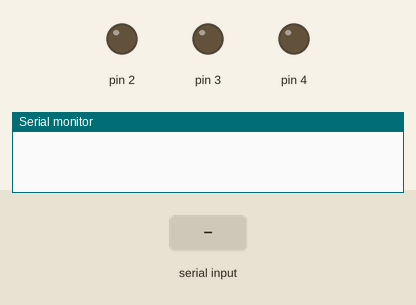
This sketch was run on a simulated Arduino Uno, built with avr-gcc and run on an emulated ATmega328P. On the bench: output pins drawn as LEDs (lit = HIGH), the last lines printed to the serial monitor. Inputs (shaded band) come from the test bench.

Above: at 1.2 s.
1.3 s: "all LED turn on" received over the second serial link
At 3.5 s:
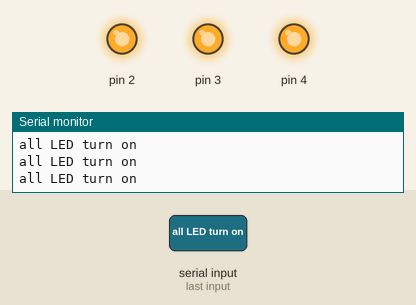
3.8 s: "turn off red LED" received over the second serial link
At 5.8 s:
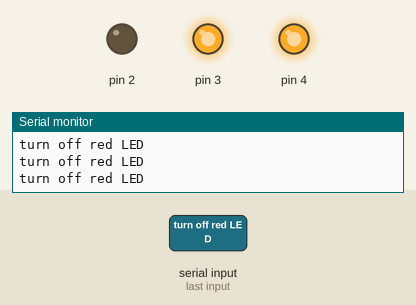
6.3 s: "turn off yellow LED" received over the second serial link
At 7.9 s:
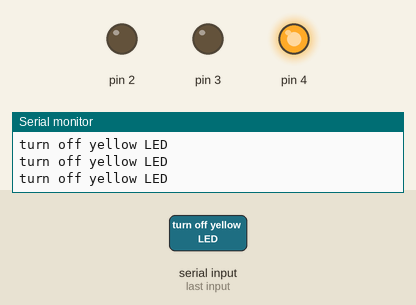
8.8 s: "turn on Red LED" received over the second serial link
At 11.0 s:
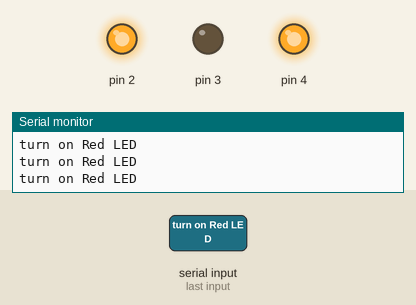
11.3 s: "turn off blue LED" received over the second serial link
At 12.7 s:
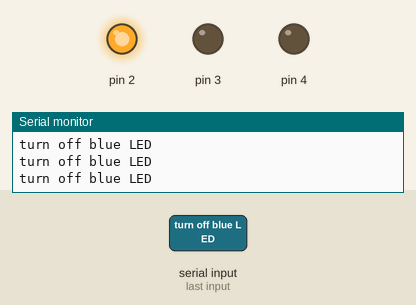
13.8 s: "turn on yellow LED" received over the second serial link
At 15.6 s:
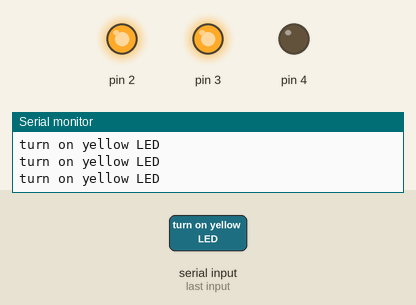
Timing chart, 0 to 17.1 s (numbered marks = the images above; inputs shaded):
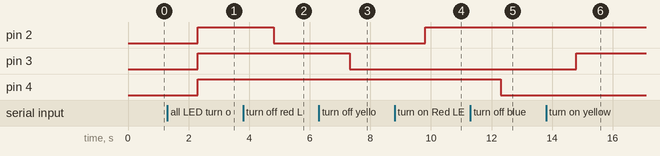

The sketch:

voice_controll_led_for_3_led.ino
```cpp
//Source code for LED 3
#include <SoftwareSerial.h>
String value;
int TxD = 11;
int RxD = 10;
int servoposition;
SoftwareSerial bluetooth(TxD, RxD);

void setup() {
  pinMode(2, OUTPUT);
  pinMode(3, OUTPUT);
  pinMode(4, OUTPUT);

  Serial.begin(9600);       // start serial communication at 9600bps
  bluetooth.begin(9600);
}

void loop() {
  Serial.println(value);
 if (bluetooth.available())
   {
    value = bluetooth.readString();

    if (value == "all LED turn on"){
    digitalWrite(2, HIGH);
    digitalWrite(3, HIGH);
    digitalWrite(4, HIGH);

      }

    if (value == "all LED turn off"){
      digitalWrite(2, LOW);
      digitalWrite(3, LOW);
      digitalWrite(4, LOW);

      }

    if (value == "turn on Red LED"){
    digitalWrite(2, HIGH);
      }

    if (value == "turn on yellow LED"){
      digitalWrite(3, HIGH);
      }

    if (value == "turn on blue LED"){
    digitalWrite(4, HIGH);
      }


    if (value == "turn off red LED"){
    digitalWrite(2, LOW);
      }

    if (value == "turn off yellow LED"){
      digitalWrite(3, LOW);
      }
       if (value == "turn off blue LED"){
    digitalWrite(4, LOW);
      }


 }

}
```

Measured:
- after the input at 1.3 s, pin 2–4: LOW → HIGH after 1.0 s
- after the input at 3.8 s, pin 2: HIGH → LOW after 1.0 s
- after the input at 6.3 s, pin 3: HIGH → LOW after 1.0 s
- after the input at 8.8 s, pin 2: LOW → HIGH after 1.0 s
- after the input at 11.3 s, pin 4: HIGH → LOW after 1.0 s
- after the input at 13.8 s, pin 3: LOW → HIGH after 1.0 s
